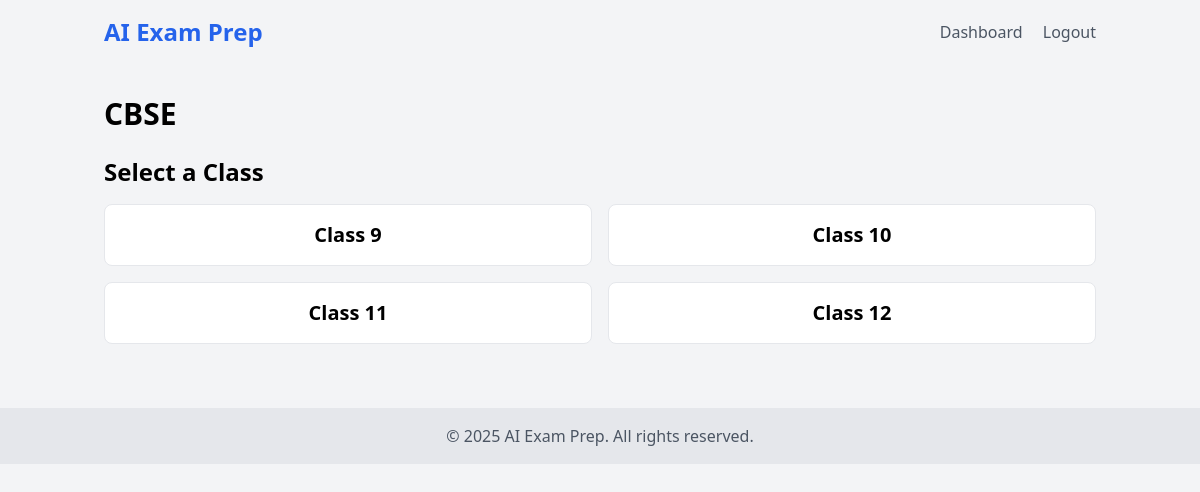
/exam_type/1 (signed in), run on the app's committed database.
### models.py (models this page shows)
class ExamType(db.Model):
    id = db.Column(db.Integer, primary_key=True)
    name = db.Column(db.String(50), unique=True, nullable=False)
    description = db.Column(db.String(255))

class Class(db.Model):
    id = db.Column(db.Integer, primary_key=True)
    name = db.Column(db.String(50), nullable=False)
    exam_type_id = db.Column(db.Integer, db.ForeignKey('exam_type.id'), nullable=False)
    exam_type = db.relationship('ExamType', backref=db.backref('classes', lazy=True))

### routes.py (the view)
@app.route('/exam_type/<int:exam_type_id>')
@login_required
def exam_type(exam_type_id):
    exam_type = ExamType.query.get_or_404(exam_type_id)
    classes = Class.query.filter_by(exam_type_id=exam_type_id).all()
    return render_template('exam_type.html', exam_type=exam_type, classes=classes)

### routes.py (called while the page is built)
@login_manager.user_loader
def load_user(user_id):
    return User.query.get(int(user_id))

### templates/exam_type.html
{% extends "base.html" %}
{% block content %}
<h1 class="text-3xl font-bold mb-6">{{ exam_type.name }}</h1>
<h2 class="text-2xl font-semibold mb-4">Select a Class</h2>
<div class="grid grid-cols-2 gap-4">
    {% for class in classes %}
    <a href="{{ url_for('class_view', class_id=class.id) }}"
        class="bg-white hover:bg-gray-100 border border-gray-200 rounded-lg p-4 text-center">
        <h3 class="text-xl font-semibold">{{ class.name }}</h3>
    </a>
    {% endfor %}
</div>
{% endblock %}

### data on the page
ExamType: name "CBSE"
Class: name "Class 9"
Class: name "Class 10"
Class: name "Class 11"
Class: name "Class 12"
